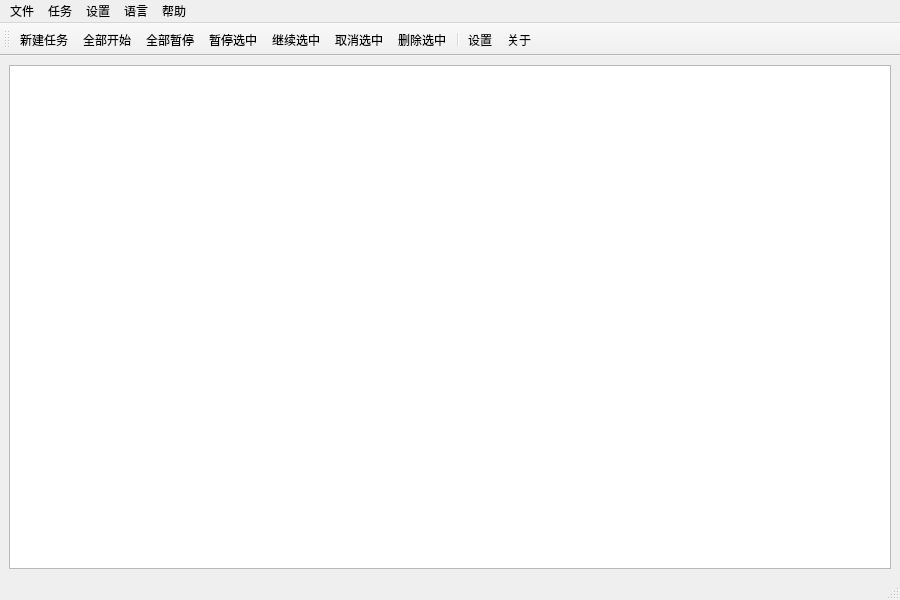
<?xml version="1.0" encoding="UTF-8"?>
<ui version="4.0">
 <class>MainWindow</class>
 <widget class="QMainWindow" name="MainWindow">
  <property name="geometry">
   <rect>
    <x>0</x>
    <y>0</y>
    <width>900</width>
    <height>600</height>
   </rect>
  </property>
  <property name="windowTitle">
   <string>多线程下载器</string>
  </property>
  <property name="windowIcon">
   <iconset>
    <normaloff>icon.ico</normaloff>icon.ico</iconset>
  </property>
  <widget class="QWidget" name="centralwidget">
   <layout class="QVBoxLayout" name="verticalLayout">
    <item>
     <widget class="QTableWidget" name="tableWidget"/>
    </item>
   </layout>
  </widget>
  <widget class="QMenuBar" name="menubar">
   <property name="geometry">
    <rect>
     <x>0</x>
     <y>0</y>
     <width>900</width>
     <height>23</height>
    </rect>
   </property>
   <widget class="QMenu" name="menuFile">
    <property name="title">
     <string>文件</string>
    </property>
    <addaction name="actionNewTask"/>
    <addaction name="separator"/>
    <addaction name="actionExit"/>
   </widget>
   <widget class="QMenu" name="menuTask">
    <property name="title">
     <string>任务</string>
    </property>
    <addaction name="actionStartAll"/>
    <addaction name="actionPauseAll"/>
    <addaction name="separator"/>
    <addaction name="actionPauseSelected"/>
    <addaction name="actionResumeSelected"/>
    <addaction name="separator"/>
    <addaction name="actionCancelSelected"/>
    <addaction name="actionDeleteSelected"/>
   </widget>
   <widget class="QMenu" name="menuSettings">
    <property name="title">
     <string>设置</string>
    </property>
    <addaction name="actionSettings"/>
   </widget>
   <widget class="QMenu" name="menuLanguage">
    <property name="title">
     <string>语言</string>
    </property>
    <addaction name="actionChinese"/>
    <addaction name="actionEnglish"/>
   </widget>
   <widget class="QMenu" name="menuHelp">
    <property name="title">
     <string>帮助</string>
    </property>
    <addaction name="actionAbout"/>
   </widget>
   <addaction name="menuFile"/>
   <addaction name="menuTask"/>
   <addaction name="menuSettings"/>
   <addaction name="menuLanguage"/>
   <addaction name="menuHelp"/>
  </widget>
  <widget class="QStatusBar" name="statusbar"/>
  <widget class="QToolBar" name="toolBar">
   <property name="windowTitle">
    <string>toolBar</string>
   </property>
   <attribute name="toolBarArea">
    <enum>TopToolBarArea</enum>
   </attribute>
   <attribute name="toolBarBreak">
    <bool>false</bool>
   </attribute>
   <addaction name="actionNewTask"/>
   <addaction name="actionStartAll"/>
   <addaction name="actionPauseAll"/>
   <addaction name="actionPauseSelected"/>
   <addaction name="actionResumeSelected"/>
   <addaction name="actionCancelSelected"/>
   <addaction name="actionDeleteSelected"/>
   <addaction name="separator"/>
   <addaction name="actionSettings"/>
   <addaction name="actionAbout"/>
  </widget>
  <action name="actionNewTask">
   <property name="icon">
    <iconset>
     <normaloff>:/icons/new.png</normaloff>:/icons/new.png</iconset>
   </property>
   <property name="text">
    <string>新建任务</string>
   </property>
   <property name="toolTip">
    <string>新建下载任务</string>
   </property>
  </action>
  <action name="actionStartAll">
   <property name="icon">
    <iconset>
     <normaloff>:/icons/start.png</normaloff>:/icons/start.png</iconset>
   </property>
   <property name="text">
    <string>全部开始</string>
   </property>
   <property name="toolTip">
    <string>开始所有下载任务</string>
   </property>
  </action>
  <action name="actionPauseAll">
   <property name="icon">
    <iconset>
     <normaloff>:/icons/pause.png</normaloff>:/icons/pause.png</iconset>
   </property>
   <property name="text">
    <string>全部暂停</string>
   </property>
   <property name="toolTip">
    <string>暂停所有下载任务</string>
   </property>
  </action>
  <action name="actionCancelSelected">
   <property name="icon">
    <iconset>
     <normaloff>:/icons/cancel.png</normaloff>:/icons/cancel.png</iconset>
   </property>
   <property name="text">
    <string>取消选中</string>
   </property>
   <property name="toolTip">
    <string>取消选中的下载任务</string>
   </property>
  </action>
  <action name="actionDeleteSelected">
   <property name="icon">
    <iconset>
     <normaloff>:/icons/delete.png</normaloff>:/icons/delete.png</iconset>
   </property>
   <property name="text">
    <string>删除选中</string>
   </property>
   <property name="toolTip">
    <string>删除选中的下载任务</string>
   </property>
  </action>
  <action name="actionPauseSelected">
   <property name="icon">
    <iconset>
     <normaloff>:/icons/pause.png</normaloff>:/icons/pause.png</iconset>
   </property>
   <property name="text">
    <string>暂停选中</string>
   </property>
   <property name="toolTip">
    <string>暂停选中的下载任务</string>
   </property>
  </action>
  <action name="actionResumeSelected">
   <property name="icon">
    <iconset>
     <normaloff>:/icons/start.png</normaloff>:/icons/start.png</iconset>
   </property>
   <property name="text">
    <string>继续选中</string>
   </property>
   <property name="toolTip">
    <string>继续选中的下载任务</string>
   </property>
  </action>
  <action name="actionSettings">
   <property name="icon">
    <iconset>
     <normaloff>:/icons/settings.png</normaloff>:/icons/settings.png</iconset>
   </property>
   <property name="text">
    <string>设置</string>
   </property>
   <property name="toolTip">
    <string>应用程序设置</string>
   </property>
  </action>
  <action name="actionAbout">
   <property name="icon">
    <iconset>
     <normaloff>:/icons/about.png</normaloff>:/icons/about.png</iconset>
   </property>
   <property name="text">
    <string>关于</string>
   </property>
   <property name="toolTip">
    <string>关于本程序</string>
   </property>
  </action>
  <action name="actionExit">
   <property name="text">
    <string>退出</string>
   </property>
   <property name="toolTip">
    <string>退出应用程序</string>
   </property>
  </action>
  <action name="actionChinese">
   <property name="text">
    <string>中文</string>
   </property>
   <property name="toolTip">
    <string>切换到中文界面</string>
   </property>
  </action>
  <action name="actionEnglish">
   <property name="text">
    <string>English</string>
   </property>
   <property name="toolTip">
    <string>Switch to English interface</string>
   </property>
  </action>
 </widget>
 <resources/>
 <connections>
  <connection>
   <sender>actionExit</sender>
   <signal>triggered()</signal>
   <receiver>MainWindow</receiver>
   <slot>close()</slot>
   <hints>
    <hint type="sourcelabel">
     <x>-1</x>
     <y>-1</y>
    </hint>
    <hint type="destinationlabel">
     <x>399</x>
     <y>299</y>
    </hint>
   </hints>
  </connection>
 </connections>
</ui>
